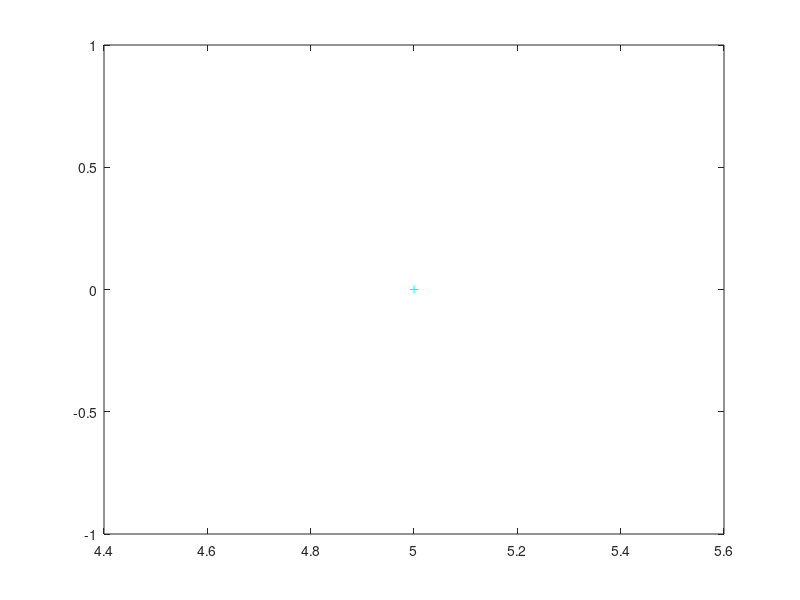

Write the MATLAB code that produced this figure.
x = input('enter points on the 2d plane x,y');
x(3)=1;
w= [1 ; 1 ;-1];
sum = x*w;
if(sign(sum)==1)
    plot(x(1),x(2),'c+:')
    display('case1:above the line');
else
    plot(x(1),x(2),'c+:')
    display('case2:below the line');
end